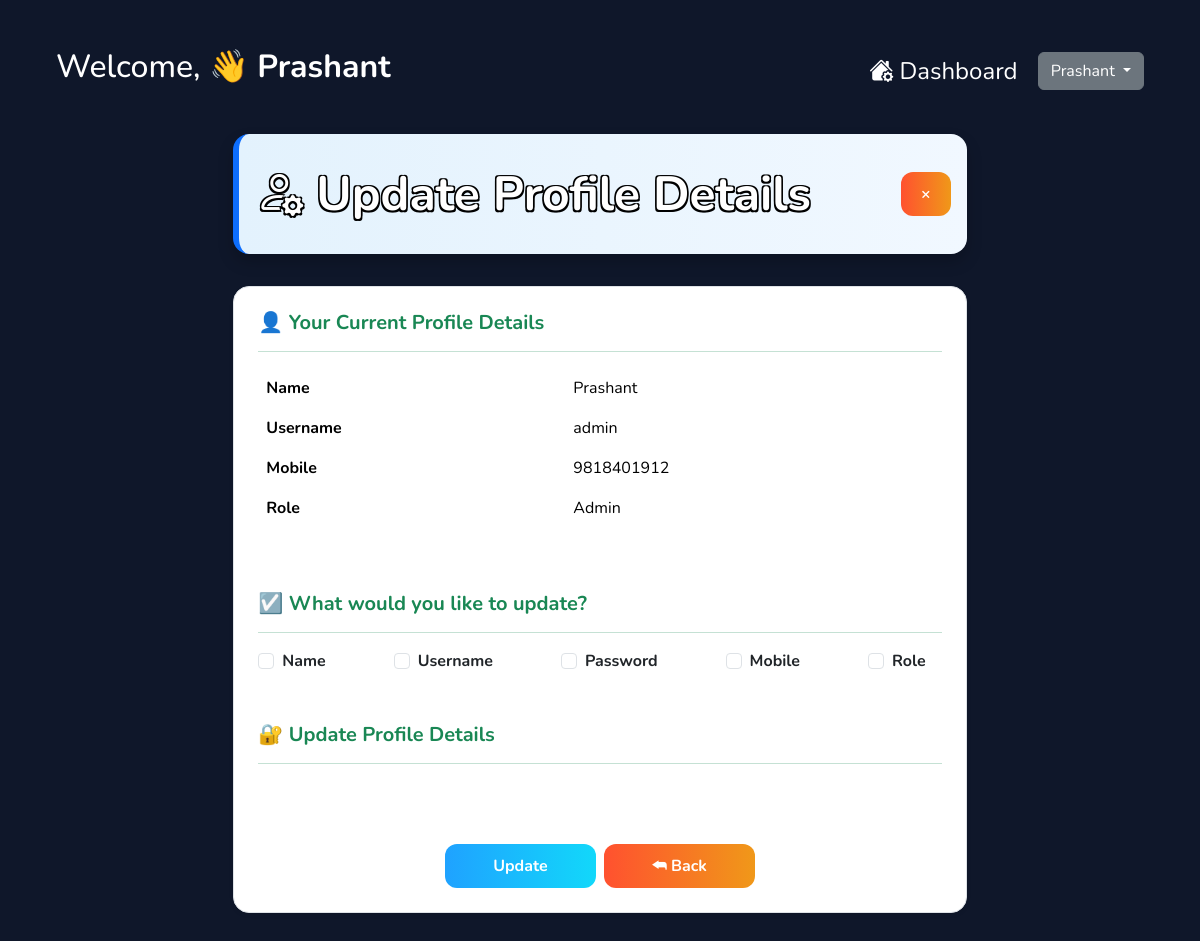
The app's page /update_profile (signed in) with its own data.
### models.py (models this page shows, shortened)
class User(db.Model):
    id = db.Column(db.Integer, primary_key=True)
    name = db.Column(db.String(100), nullable=False)
    username = db.Column(db.String(50), unique=True, nullable=False)
    password_hash = db.Column(db.String(128), nullable=False)
    mobile = db.Column(db.String(15))
    role = db.Column(db.String(20), nullable=False, default='admin')

### app.py (the view, shortened to what this page needs)
@app.route('/update_profile', methods=['GET', 'POST'])
@app.route('/edit_user/<int:user_id>', methods=['GET', 'POST'])
def update_profile(user_id=None):
    if user_id is None:
        user_id = session['user_id']
    user = db.session.get(User, user_id)
    return render_template('update_profile.html', user=user, editing_other=(user_id != session['user_id']))

### app.py (called while the page is built)
@app.context_processor
def inject_csrf_token():
    return dict(csrf_token=generate_csrf)

### templates/update_profile.html (shortened to what this page needs)
{% extends "base.html" %}
{% block content %}
<div class="row justify-content-center">
  <div class="col-md-8">
    <div class="page-head gr-bg-white">
      <div class="fancy-heading"><i class="bi bi-person-gear fancy-heading"></i> Update Profile Details</div>
      <div class="d-flex gap-3">
        <a href="{{ url_for('show_users') }}" class="btn-gradient btn-red" title="Close">×</a>
      </div>
    </div>
    <div class="bg-white border rounded-4 shadow-sm p-4 mb-4">
      <h5 class="fw-bold text-success mb-3">👤 Your Current Profile Details</h5><hr class="my-3 text-success">
      <div class="table-responsive mb-5">
        <table class="table table-borderless align-middle">
          <tbody class="text-danger">
            <tr>
              <td><b>Name</b></td>
              <td>{{ user.name }}</td>
            </tr>
            <tr>
              <td><b>Username</b></td>
              <td>{{ user.username }}</td>
            </tr>
            <tr>
              <td><b>Mobile</b></td>
              <td>{{ user.mobile }}</td>
            </tr>
            <tr>
              <td><b>Role</b></td>
              <td>{{ user.role.capitalize() }}</td>
            </tr>
          </tbody>
        </table>
      </div>
      <h5 class="fw-bold text-success mb-3">☑️ What would you like to update?</h5><hr class="my-3 text-success">
      <div class="d-flex justify-content-between flex-wrap gap-3 mb-5">
        {% for field in ['Name', 'Username', 'Password', 'Mobile'] %}
        <div class="form-check form-check-inline text-dark">
          <input class="form-check-input toggle-input" type="checkbox" id="change{{ field }}" value="{{ field|lower }}">
          <label class="form-check-label fw-bold" for="change{{ field }}">{{ field }}</label>
        </div>
        {% endfor %}
        {% if session['role'] in ['admin', 'developer'] %}
        <div class="form-check form-check-inline text-dark">
          <input class="form-check-input toggle-input" type="checkbox" id="changeRole" value="role">
          <label class="form-check-label fw-bold" for="changeRole">Role</label>
        </div>
        {% endif %}
      </div>
      <h5 class="fw-bold text-success mb-3">🔐 Update Profile Details</h5><hr class="my-3 text-success">
      <form method="POST" class="form-section">
        <div class="table-responsive">
        </div>
        <div class="d-flex justify-content-center mt-5">
          <button type="submit" class="btn-gradient btn-blue px-5 me-2">Update</button>
          <button type="button" class="btn-gradient btn-red px-5 py-2" onclick="window.history.back()">⮪
            Back</button>
        </div>
      </form>
    </div>
  </div>
</div>
{% endblock %}

### templates/base.html (shortened to what this page needs)
<!DOCTYPE html>
<html lang="en">
<head>
  <link href="https://cdn.jsdelivr.net/npm/bootstrap@5.3.2/dist/css/bootstrap.min.css" rel="stylesheet" />
  <link href="https://cdn.jsdelivr.net/npm/bootstrap-icons@1.10.5/font/bootstrap-icons.css" rel="stylesheet">
  <link rel="stylesheet" href="https://cdnjs.cloudflare.com/ajax/libs/font-awesome/6.5.0/css/all.min.css">
  <link rel="stylesheet" href="{{ url_for('static', filename='css/style.css') }}">
</head>
<body>
{% if not hide_navbar %}
<div class="d-flex justify-content-between align-items-center px-4 py-3 text-white" style="background-color: transparent;">
  <div class="fs-4"><h2>Welcome, 👋 <strong>{{ session['name'] }}</strong></h2></div>
  <div class="dropdown">
    <a href="{{ url_for('dashboard') }}" class="text-white fs-4 me-3 align-middle"><i class="bi bi-house-gear-fill"></i> Dashboard</a>
    <button class="btn btn-secondary dropdown-toggle" type="button" id="dropdownMenuButton" data-bs-toggle="dropdown" aria-expanded="false">
      {{ session['name'] }}
    </button>
  </div>
</div>
{% endif %}
<div class="container mt-4">
  {% block content %}{% endblock %}
</div>
</body>
</html>

### static/css/style.css (style rules this page uses)
body { background: #0f172a; font-family: 'Nunito', sans-serif; color: white; margin: 0; padding: 2rem; }
a { text-decoration: none; }
.bi { font-size: 1.5rem; }
.page-head { border-radius: 16px; padding: 1.5rem 1rem; box-shadow: 0 8px 16px rgba(0, 0, 0, 0.2); transition: all 0.5s ease; display: flex; justify-content: space-between; align-items: center; margin-bottom: 2rem; border-left: 6px solid #0d6efd; }
.fancy-heading { font-family: 'Nunito', sans-serif; font-weight: 700; font-size: 3rem; text-align: center; text-shadow: 1px 1px 3px rgba(13, 110, 253, 0.3); color: white; text-shadow: -1.5px -1.5px 0 #000, 1.5px -1.5px 0 #000, -1.5px 1.5px 0 #000, 1.5px 1.5px 0 #000; }
.btn-gradient { border: none; color: white; padding: 10px 20px; border-radius: 12px; font-weight: bold; cursor: pointer; transition: all 0.3s ease-in-out; font-size: 1rem; display: inline-flex; align-items: center; justify-content: center; gap: 0.5rem; }
.btn-red { background: linear-gradient(to right, #ff512f, #f09819); }
.btn-blue { background: linear-gradient(to right, #1fa2ff, #12d8fa); }
.gr-bg-white { background: linear-gradient(to right, #e3f2fd, #f1f8ff); }

### records on screen
User: name "Prashant", username "admin", mobile "9818401912", role "Admin"

### other values on screen
{{ field }} "Name" "Username" "Password" "Mobile"
